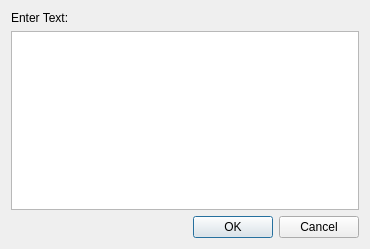
<?xml version="1.0" encoding="UTF-8"?>
<ui version="4.0">
 <class>TextEditor</class>
 <widget class="QDialog" name="TextEditor">
  <property name="geometry">
   <rect>
    <x>0</x>
    <y>0</y>
    <width>370</width>
    <height>249</height>
   </rect>
  </property>
  <property name="windowTitle">
   <string>Editor</string>
  </property>
  <layout class="QVBoxLayout" name="verticalLayout">
   <item>
    <widget class="QLabel" name="label">
     <property name="text">
      <string>Enter Text:</string>
     </property>
    </widget>
   </item>
   <item>
    <widget class="QTextEdit" name="textEdit"/>
   </item>
   <item>
    <widget class="QDialogButtonBox" name="buttonBox">
     <property name="orientation">
      <enum>Qt::Horizontal</enum>
     </property>
     <property name="standardButtons">
      <set>QDialogButtonBox::Cancel|QDialogButtonBox::Ok</set>
     </property>
    </widget>
   </item>
  </layout>
 </widget>
 <resources/>
 <connections>
  <connection>
   <sender>buttonBox</sender>
   <signal>accepted()</signal>
   <receiver>TextEditor</receiver>
   <slot>accept()</slot>
   <hints>
    <hint type="sourcelabel">
     <x>248</x>
     <y>254</y>
    </hint>
    <hint type="destinationlabel">
     <x>157</x>
     <y>274</y>
    </hint>
   </hints>
  </connection>
  <connection>
   <sender>buttonBox</sender>
   <signal>rejected()</signal>
   <receiver>TextEditor</receiver>
   <slot>reject()</slot>
   <hints>
    <hint type="sourcelabel">
     <x>316</x>
     <y>260</y>
    </hint>
    <hint type="destinationlabel">
     <x>286</x>
     <y>274</y>
    </hint>
   </hints>
  </connection>
 </connections>
</ui>
